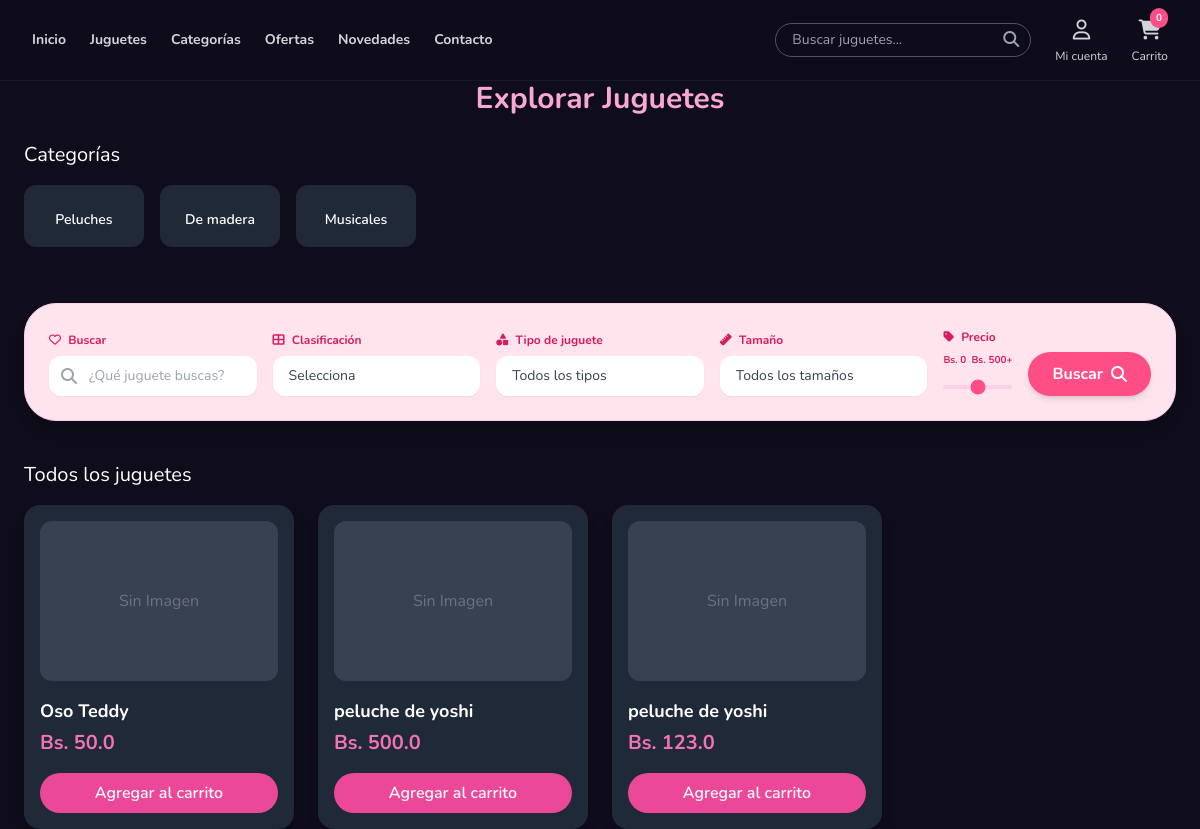
The page /catalogo on the database as committed earlier.
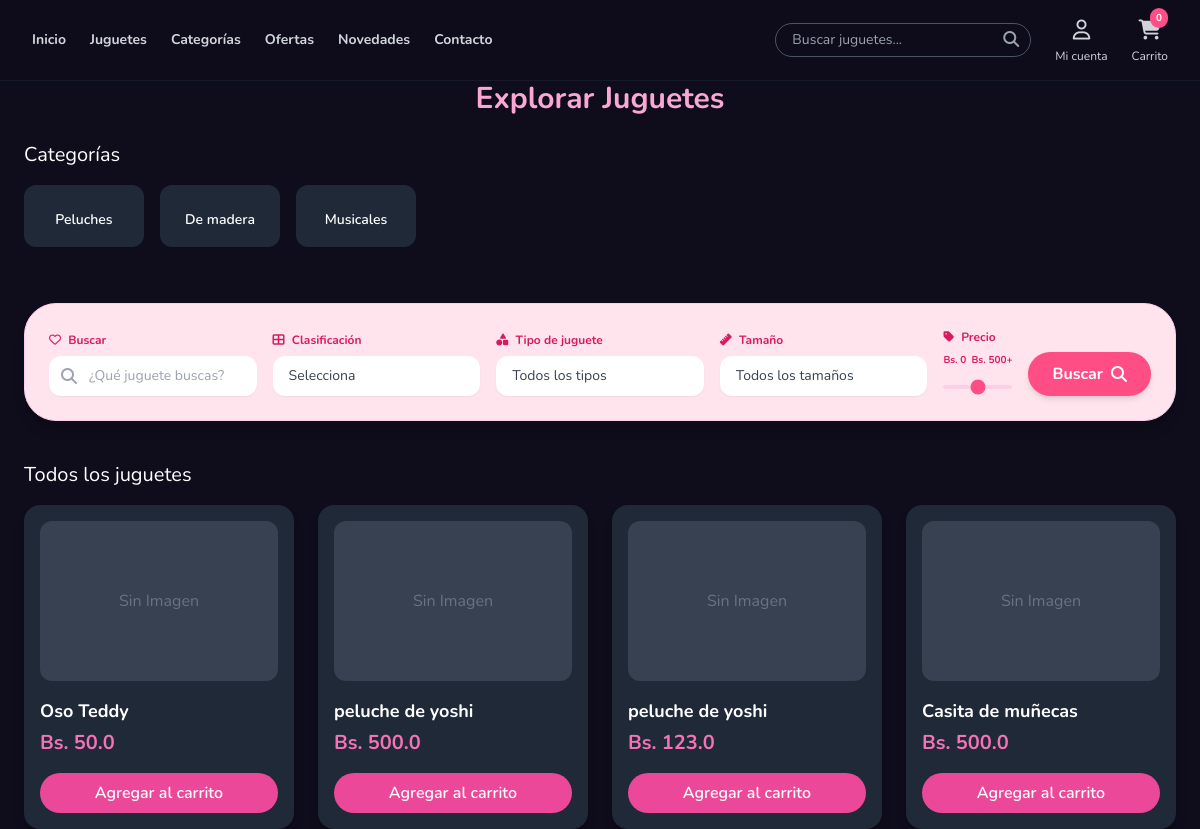
The same page on the database as committed later.
### app/models.py (models this page shows, shortened)
class Category(db.Model):
    __tablename__ = 'categories'
    id = db.Column(db.Integer, primary_key=True)
    name = db.Column(db.String(100), nullable=False, unique=True) # Ej: Peluches, De madera
    slug = db.Column(db.String(100), nullable=False, unique=True) # Para URLs limpias (ej: /categoria/de-madera)
    icon_url = db.Column(db.String(200), nullable=True) # Para los iconos de la interfaz
    products = db.relationship('Product', backref='category', lazy=True)

class Product(db.Model):
    __tablename__ = 'products'
    id = db.Column(db.Integer, primary_key=True)
    name = db.Column(db.String(200), nullable=False)
    description = db.Column(db.Text, nullable=True)
    price = db.Column(db.Float, nullable=False)
    discount_price = db.Column(db.Float, nullable=True) # Llenar solo si hay ofertas/rebajas
    stock_quantity = db.Column(db.Integer, default=0, nullable=False)
    is_active = db.Column(db.Boolean, default=True) # Para ocultar juguetes sin borrarlos de la BD
    toy_type = db.Column(db.String(100), nullable=True) # "Tipo de juguete" en el buscador
    size = db.Column(db.String(50), nullable=True) # "Tamaño" en el buscador
    season = db.Column(db.String(100), nullable=True) # "Temporadas" (Ej: Navidad, Día del niño)
    main_image = db.Column(db.String(255), nullable=True)
    created_at = db.Column(db.DateTime, default=datetime.utcnow)
    category_id = db.Column(db.Integer, db.ForeignKey('categories.id'), nullable=False)

### app/catalog/routes.py (the view)
@catalog_bp.route('/catalogo')
def index():
    categories = Category.query.all()
    products = Product.query.all()
    return render_template('catalog/index.html', categories=categories, products=products)

### app/templates/catalog/index.html (shortened to what the changed rows need)
{% extends 'base.html' %}
{% block content %}
<div class="max-w-6xl mx-auto">
    <h1 class="text-3xl font-bold mb-6 text-center text-pink-300">Explorar Juguetes</h1>
    <div class="mb-10">
        <h2 class="text-xl mb-4">Categorías</h2>
        <div class="flex gap-4 overflow-x-auto pb-4">
            {% for category in categories %}
            <div class="bg-gray-800 rounded-xl p-4 min-w-[120px] text-center cursor-pointer border border-transparent hover:border-pink-400 transition">
                <span class="block mt-2 text-sm font-semibold">{{ category.name }}</span>
            </div>
            {% else %}
            <p class="text-gray-400">No hay categorías disponibles.</p>
            {% endfor %}
        </div>
    </div>
    <div>
        <h2 class="text-xl mb-4">Todos los juguetes</h2>
        <div class="grid grid-cols-1 sm:grid-cols-2 md:grid-cols-3 lg:grid-cols-4 gap-6">
            {% for product in products %}
            <div class="bg-gray-800 rounded-2xl overflow-hidden p-4 shadow-lg">
                <div class="h-40 bg-gray-700 rounded-xl mb-4 flex items-center justify-center">
                    <span class="text-gray-500">Sin Imagen</span>
                </div>
                <h3 class="font-bold text-lg mb-1">{{ product.name }}</h3>
                <p class="text-pink-400 font-bold text-xl">Bs. {{ product.price }}</p>
                <form action="{{ url_for('cart.add_to_cart', product_id=product.id) }}" method="POST">
                    <button type="submit" class="mt-4 w-full bg-pink-500 hover:bg-pink-600 text-white py-2 rounded-full font-semibold transition">
                        Agregar al carrito
                    </button>
                </form>
            </div>
            {% else %}
            <p class="text-gray-400">No hay productos registrados aún.</p>
            {% endfor %}
        </div>
    </div>
</div>
{% endblock %}

Rows that differ between the two databases and show on the page:
added Product: name "Casita de muñecas", price "500.0"
